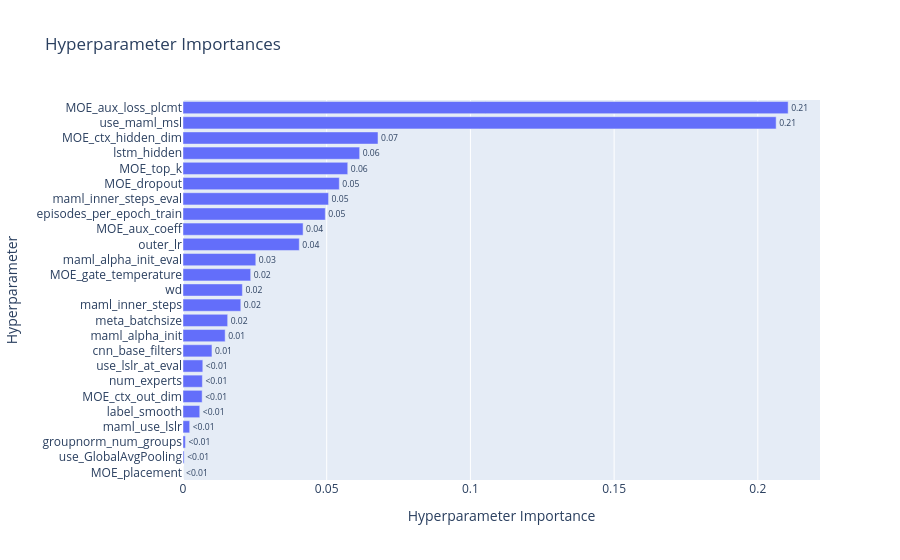

Write notebook code for a chart like this one.
### Code cell
# 2. Plot Hyperparameter Importance
try:
    fig_imp = plot_param_importances(study)
    fig_imp.show()
except Exception as e:
    print(f"Could not plot importance (might need more trials): {e}")

### Figure 1 — Plotly figure (JSON) as saved in the notebook; plotly's stock layout.template omitted (floating-point values rounded to 4 significant figures)
{"data": [{"cliponaxis": false, "hovertemplate": ["MOE_placement (CategoricalDistribution): 0.0<extra></extra>", "use_GlobalAvgPooling (CategoricalDistribution): 0.00039594435725335045<extra></extra>", "groupnorm_num_groups (CategoricalDistribution): 0.0008305456183266149<extra></extra>", "maml_use_lslr (CategoricalDistribution): 0.0023282968896320764<extra></extra>", "label_smooth (CategoricalDistribution): 0.005830561253689256<extra></extra>", "MOE_ctx_out_dim (CategoricalDistribution): 0.006662240241489812<extra></extra>", "num_experts (IntDistribution): 0.00674201975191251<extra></extra>", "use_lslr_at_eval (CategoricalDistribution): 0.006894345503855286<extra></extra>", "cnn_base_filters (CategoricalDistribution): 0.010076654190244113<extra></extra>", "maml_alpha_init (FloatDistribution): 0.014665885476908965<extra></extra>", "meta_batchsize (CategoricalDistribution): 0.015540766735133651<extra></extra>", "maml_inner_steps (CategoricalDistribution): 0.02011174371909471<extra></extra>", "wd (FloatDistribution): 0.020665707754496276<extra></extra>", "MOE_gate_temperature (FloatDistribution): 0.023553076343901524<extra></extra>", "maml_alpha_init_eval (FloatDistribution): 0.02532963250916308<extra></extra>", "outer_lr (FloatDistribution): 0.040459664374451434<extra></extra>", "MOE_aux_coeff (FloatDistribution): 0.04178767577401167<extra></extra>", "episodes_per_epoch_train (CategoricalDistribution): 0.04951446143478834<extra></extra>", "maml_inner_steps_eval (CategoricalDistribution): 0.050651091241951655<extra></extra>", "MOE_dropout (FloatDistribution): 0.05438727643284087<extra></extra>", "MOE_top_k (IntDistribution): 0.05732152745332227<extra></extra>", "lstm_hidden (CategoricalDistribution): 0.06146769275041502<extra></extra>", "MOE_ctx_hidden_dim (CategoricalDistribution): 0.06785085152157247<extra></extra>", "use_maml_msl (CategoricalDistribution): 0.2063773607943431<extra></extra>", "MOE_aux_loss_plcmt (CategoricalDistribution): 0.21055497787720215<extra></extra>"], "name": "Objective Value", "orientation": "h", "text": ["<0.01", "<0.01", "<0.01", "<0.01", "<0.01", "<0.01", "<0.01", "<0.01", "0.01", "0.01", "0.02", "0.02", "0.02", "0.02", "0.03", "0.04", "0.04", "0.05", "0.05", "0.05", "0.06", "0.06", "0.07", "0.21", "0.21"], "textposition": "outside", "type": "bar", "x": [0, 0.0003959, 0.0008305, 0.002328, 0.005831, 0.006662, 0.006742, 0.006894, 0.01008, 0.01467, 0.01554, 0.02011, 0.02067, 0.02355, 0.02533, 0.04046, 0.04179, 0.04951, 0.05065, 0.05439, 0.05732, 0.06147, 0.06785, 0.2064, 0.2106], "y": ["MOE_placement", "use_GlobalAvgPooling", "groupnorm_num_groups", "maml_use_lslr", "label_smooth", "MOE_ctx_out_dim", "num_experts", "use_lslr_at_eval", "cnn_base_filters", "maml_alpha_init", "meta_batchsize", "maml_inner_steps", "wd", "MOE_gate_temperature", "maml_alpha_init_eval", "outer_lr", "MOE_aux_coeff", "episodes_per_epoch_train", "maml_inner_steps_eval", "MOE_dropout", "MOE_top_k", "lstm_hidden", "MOE_ctx_hidden_dim", "use_maml_msl", "MOE_aux_loss_plcmt"]}], "layout": {"title": {"text": "Hyperparameter Importances"}, "xaxis": {"title": {"text": "Hyperparameter Importance"}}, "yaxis": {"title": {"text": "Hyperparameter"}}}}
